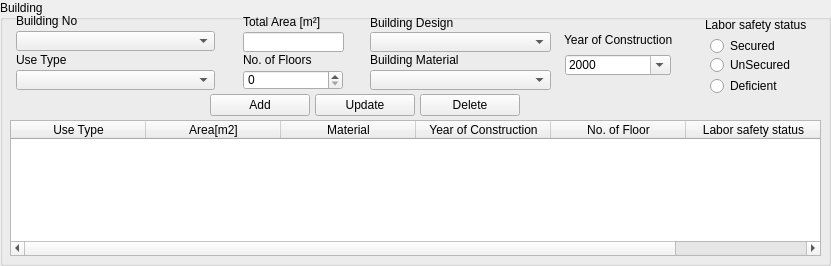
    <widget class="QGroupBox" name="groupBox_7">
     <property name="geometry">
      <rect>
       <x>0</x>
       <y>360</y>
       <width>831</width>
       <height>266</height>
      </rect>
     </property>
     <property name="title">
      <string>Building</string>
     </property>
     <widget class="QLabel" name="useTypeLabel_6">
      <property name="geometry">
       <rect>
        <x>16</x>
        <y>50</y>
        <width>201</width>
        <height>20</height>
       </rect>
      </property>
      <property name="minimumSize">
       <size>
        <width>0</width>
        <height>20</height>
       </size>
      </property>
      <property name="maximumSize">
       <size>
        <width>16777215</width>
        <height>20</height>
       </size>
      </property>
      <property name="text">
       <string>Use Type</string>
      </property>
     </widget>
     <widget class="QComboBox" name="i_building_use_type_cbox">
      <property name="geometry">
       <rect>
        <x>16</x>
        <y>70</y>
        <width>199</width>
        <height>20</height>
       </rect>
      </property>
      <property name="minimumSize">
       <size>
        <width>0</width>
        <height>20</height>
       </size>
      </property>
      <property name="maximumSize">
       <size>
        <width>16777215</width>
        <height>20</height>
       </size>
      </property>
     </widget>
     <widget class="QComboBox" name="i_building_material_cbox">
      <property name="geometry">
       <rect>
        <x>370</x>
        <y>70</y>
        <width>181</width>
        <height>20</height>
       </rect>
      </property>
      <property name="minimumSize">
       <size>
        <width>0</width>
        <height>20</height>
       </size>
      </property>
      <property name="maximumSize">
       <size>
        <width>16777215</width>
        <height>20</height>
       </size>
      </property>
     </widget>
     <widget class="QLabel" name="BuildingInfoMaterialLabel_7">
      <property name="geometry">
       <rect>
        <x>370</x>
        <y>50</y>
        <width>181</width>
        <height>20</height>
       </rect>
      </property>
      <property name="minimumSize">
       <size>
        <width>0</width>
        <height>20</height>
       </size>
      </property>
      <property name="maximumSize">
       <size>
        <width>16777215</width>
        <height>20</height>
       </size>
      </property>
      <property name="text">
       <string>Building Material</string>
      </property>
     </widget>
     <widget class="QDateEdit" name="i_building_construction_dateEdit">
      <property name="geometry">
       <rect>
        <x>565</x>
        <y>55</y>
        <width>106</width>
        <height>20</height>
       </rect>
      </property>
      <property name="minimumSize">
       <size>
        <width>0</width>
        <height>20</height>
       </size>
      </property>
      <property name="maximumSize">
       <size>
        <width>16777215</width>
        <height>20</height>
       </size>
      </property>
      <property name="displayFormat">
       <string>yyyy</string>
      </property>
      <property name="calendarPopup">
       <bool>true</bool>
      </property>
     </widget>
     <widget class="QLabel" name="yearConstructionLabel_8">
      <property name="geometry">
       <rect>
        <x>564</x>
        <y>30</y>
        <width>131</width>
        <height>20</height>
       </rect>
      </property>
      <property name="minimumSize">
       <size>
        <width>0</width>
        <height>20</height>
       </size>
      </property>
      <property name="maximumSize">
       <size>
        <width>16777215</width>
        <height>20</height>
       </size>
      </property>
      <property name="text">
       <string>Year of Construction</string>
      </property>
     </widget>
     <widget class="QLineEdit" name="i_building_area_edit">
      <property name="geometry">
       <rect>
        <x>243</x>
        <y>32</y>
        <width>101</width>
        <height>20</height>
       </rect>
      </property>
     </widget>
     <widget class="QLabel" name="totalareaLabel_9">
      <property name="geometry">
       <rect>
        <x>243</x>
        <y>12</y>
        <width>166</width>
        <height>20</height>
       </rect>
      </property>
      <property name="minimumSize">
       <size>
        <width>0</width>
        <height>20</height>
       </size>
      </property>
      <property name="maximumSize">
       <size>
        <width>16777215</width>
        <height>20</height>
       </size>
      </property>
      <property name="text">
       <string>Total Area [m²]</string>
      </property>
     </widget>
     <widget class="QSpinBox" name="i_building_no_floor_sbox">
      <property name="geometry">
       <rect>
        <x>243</x>
        <y>70</y>
        <width>100</width>
        <height>20</height>
       </rect>
      </property>
      <property name="minimumSize">
       <size>
        <width>0</width>
        <height>20</height>
       </size>
      </property>
      <property name="maximumSize">
       <size>
        <width>16777215</width>
        <height>20</height>
       </size>
      </property>
     </widget>
     <widget class="QLabel" name="NoFloorLabel_8">
      <property name="geometry">
       <rect>
        <x>243</x>
        <y>50</y>
        <width>161</width>
        <height>20</height>
       </rect>
      </property>
      <property name="minimumSize">
       <size>
        <width>0</width>
        <height>20</height>
       </size>
      </property>
      <property name="maximumSize">
       <size>
        <width>16777215</width>
        <height>20</height>
       </size>
      </property>
      <property name="text">
       <string>No. of Floors</string>
      </property>
     </widget>
     <widget class="QRadioButton" name="i_buidling_good_rbutton">
      <property name="geometry">
       <rect>
        <x>710</x>
        <y>76</y>
        <width>96</width>
        <height>20</height>
       </rect>
      </property>
      <property name="minimumSize">
       <size>
        <width>0</width>
        <height>20</height>
       </size>
      </property>
      <property name="maximumSize">
       <size>
        <width>16777215</width>
        <height>20</height>
       </size>
      </property>
      <property name="text">
       <string>Deficient</string>
      </property>
     </widget>
     <widget class="QRadioButton" name="i_building_bad_rbutton">
      <property name="geometry">
       <rect>
        <x>710</x>
        <y>36</y>
        <width>101</width>
        <height>20</height>
       </rect>
      </property>
      <property name="minimumSize">
       <size>
        <width>0</width>
        <height>20</height>
       </size>
      </property>
      <property name="maximumSize">
       <size>
        <width>16777215</width>
        <height>20</height>
       </size>
      </property>
      <property name="text">
       <string>Secured</string>
      </property>
     </widget>
     <widget class="QLabel" name="maintenanceStatusLabel_7">
      <property name="geometry">
       <rect>
        <x>705</x>
        <y>15</y>
        <width>116</width>
        <height>20</height>
       </rect>
      </property>
      <property name="minimumSize">
       <size>
        <width>0</width>
        <height>20</height>
       </size>
      </property>
      <property name="maximumSize">
       <size>
        <width>16777215</width>
        <height>20</height>
       </size>
      </property>
      <property name="text">
       <string>Labor safety status</string>
      </property>
     </widget>
     <widget class="QRadioButton" name="i_building_medium_rbutton">
      <property name="geometry">
       <rect>
        <x>710</x>
        <y>55</y>
        <width>101</width>
        <height>20</height>
       </rect>
      </property>
      <property name="minimumSize">
       <size>
        <width>0</width>
        <height>20</height>
       </size>
      </property>
      <property name="maximumSize">
       <size>
        <width>16777215</width>
        <height>20</height>
       </size>
      </property>
      <property name="text">
       <string>UnSecured</string>
      </property>
     </widget>
     <widget class="QTableWidget" name="i_building_twidget">
      <property name="geometry">
       <rect>
        <x>10</x>
        <y>120</y>
        <width>811</width>
        <height>136</height>
       </rect>
      </property>
      <attribute name="horizontalHeaderDefaultSectionSize">
       <number>135</number>
      </attribute>
      <column>
       <property name="text">
        <string>Use Type</string>
       </property>
      </column>
      <column>
       <property name="text">
        <string>Area[m2]</string>
       </property>
      </column>
      <column>
       <property name="text">
        <string>Material</string>
       </property>
      </column>
      <column>
       <property name="text">
        <string>Year of Construction</string>
       </property>
      </column>
      <column>
       <property name="text">
        <string>No. of Floor</string>
       </property>
      </column>
      <column>
       <property name="text">
        <string>Labor safety status</string>
       </property>
      </column>
     </widget>
     <widget class="QPushButton" name="i_buidling_add_button">
      <property name="geometry">
       <rect>
        <x>210</x>
        <y>94</y>
        <width>100</width>
        <height>22</height>
       </rect>
      </property>
      <property name="sizePolicy">
       <sizepolicy hsizetype="Fixed" vsizetype="Fixed">
        <horstretch>0</horstretch>
        <verstretch>0</verstretch>
       </sizepolicy>
      </property>
      <property name="minimumSize">
       <size>
        <width>0</width>
        <height>22</height>
       </size>
      </property>
      <property name="maximumSize">
       <size>
        <width>100</width>
        <height>22</height>
       </size>
      </property>
      <property name="text">
       <string>Add</string>
      </property>
     </widget>
     <widget class="QPushButton" name="i_building_delete_button">
      <property name="geometry">
       <rect>
        <x>420</x>
        <y>94</y>
        <width>100</width>
        <height>22</height>
       </rect>
      </property>
      <property name="minimumSize">
       <size>
        <width>0</width>
        <height>22</height>
       </size>
      </property>
      <property name="maximumSize">
       <size>
        <width>100</width>
        <height>22</height>
       </size>
      </property>
      <property name="text">
       <string>Delete</string>
      </property>
     </widget>
     <widget class="QPushButton" name="i_building_update_button">
      <property name="geometry">
       <rect>
        <x>315</x>
        <y>94</y>
        <width>100</width>
        <height>22</height>
       </rect>
      </property>
      <property name="sizePolicy">
       <sizepolicy hsizetype="Fixed" vsizetype="Fixed">
        <horstretch>0</horstretch>
        <verstretch>0</verstretch>
       </sizepolicy>
      </property>
      <property name="minimumSize">
       <size>
        <width>0</width>
        <height>22</height>
       </size>
      </property>
      <property name="maximumSize">
       <size>
        <width>100</width>
        <height>22</height>
       </size>
      </property>
      <property name="text">
       <string>Update</string>
      </property>
     </widget>
     <widget class="QLabel" name="useTypeLabel_10">
      <property name="geometry">
       <rect>
        <x>16</x>
        <y>11</y>
        <width>199</width>
        <height>20</height>
       </rect>
      </property>
      <property name="minimumSize">
       <size>
        <width>0</width>
        <height>20</height>
       </size>
      </property>
      <property name="maximumSize">
       <size>
        <width>16777215</width>
        <height>20</height>
       </size>
      </property>
      <property name="text">
       <string>Building No</string>
      </property>
     </widget>
     <widget class="QComboBox" name="i_building_no_cbox">
      <property name="geometry">
       <rect>
        <x>16</x>
        <y>31</y>
        <width>199</width>
        <height>20</height>
       </rect>
      </property>
      <property name="minimumSize">
       <size>
        <width>0</width>
        <height>20</height>
       </size>
      </property>
      <property name="maximumSize">
       <size>
        <width>16777215</width>
        <height>20</height>
       </size>
      </property>
     </widget>
     <widget class="QLabel" name="BuildingInfoMaterialLabel_10">
      <property name="geometry">
       <rect>
        <x>370</x>
        <y>13</y>
        <width>181</width>
        <height>20</height>
       </rect>
      </property>
      <property name="minimumSize">
       <size>
        <width>0</width>
        <height>20</height>
       </size>
      </property>
      <property name="maximumSize">
       <size>
        <width>16777215</width>
        <height>20</height>
       </size>
      </property>
      <property name="text">
       <string>Building Design</string>
      </property>
     </widget>
     <widget class="QComboBox" name="c_building_design_cbox_2">
      <property name="geometry">
       <rect>
        <x>370</x>
        <y>32</y>
        <width>181</width>
        <height>20</height>
       </rect>
      </property>
      <property name="minimumSize">
       <size>
        <width>0</width>
        <height>20</height>
       </size>
      </property>
      <property name="maximumSize">
       <size>
        <width>16777215</width>
        <height>20</height>
       </size>
      </property>
     </widget>
    </widget>
